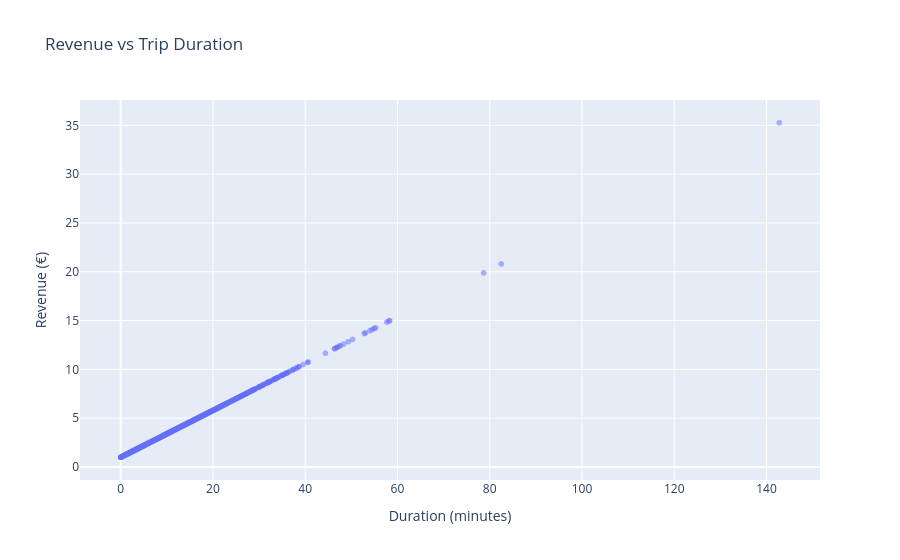

Notebook source saved alongside this figure:
### Code cell
fig = px.scatter(
    df.sample(5000),  # برای سرعت
    x="Tempo Tot",
    y="revenue_total",
    title="Revenue vs Trip Duration",
    opacity=0.5
)

fig.update_layout(
    xaxis_title="Duration (minutes)",
    yaxis_title="Revenue (€)"
)

fig.show()

### Figure 1 — Plotly figure (JSON) as saved in the notebook; plotly's stock layout.template omitted (floating-point values rounded to 4 significant figures; data arrays with more than 128 entries replaced by an {"elided": "..."} marker saying what was removed)
{"data": [{"hovertemplate": "Tempo Tot=%{x}<br>revenue_total=%{y}<extra></extra>", "legendgroup": "", "marker": {"color": "#636efa", "opacity": 0.5, "symbol": "circle"}, "mode": "markers", "name": "", "showlegend": false, "type": "scattergl", "x": {"elided": "5000 float values"}, "xaxis": "x", "y": {"elided": "5000 float values"}, "yaxis": "y"}], "layout": {"legend": {"tracegroupgap": 0}, "title": {"text": "Revenue vs Trip Duration"}, "xaxis": {"anchor": "y", "domain": [0, 1], "title": {"text": "Duration (minutes)"}}, "yaxis": {"anchor": "x", "domain": [0, 1], "title": {"text": "Revenue (€)"}}}}
